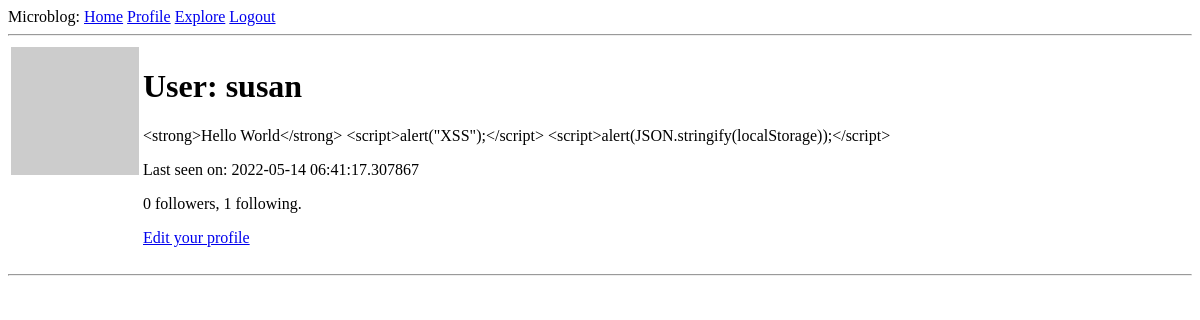
Before: /user/susan (signed in) with the older database file.
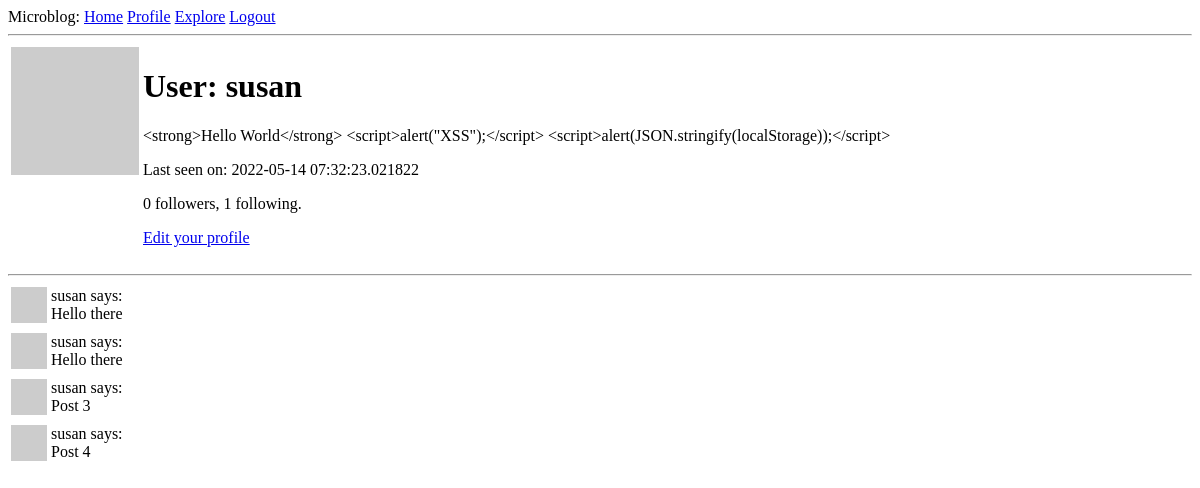
After: the same page with the newer database file.
### app/models.py (models this page shows, shortened)
class User(UserMixin, db.Model):
    id = db.Column(db.Integer, primary_key=True)
    username = db.Column(db.String(64), index=True, unique=True)
    email = db.Column(db.String(120), index=True, unique=True)
    password_hash = db.Column(db.String(128))
    about_me = db.Column(db.String(140))
    last_seen = db.Column(db.DateTime, default=datetime.utcnow)
    followed = db.relationship(
        'User',
        secondary=followers,
        primaryjoin=(followers.c.follower_id == id),
        secondaryjoin=(followers.c.followed_id == id),
        backref=db.backref('followers', lazy='dynamic'),
        lazy='dynamic'
    )
    posts = db.relationship('Post', backref='author', lazy='dynamic')
    def avatar(self, size):
        digest = md5(self.email.lower().encode('utf-8')).hexdigest()
        return 'https://www.gravatar.com/avatar/{}?d=identicon&s={}'.format(
            digest, size)

class Post(db.Model):
    id = db.Column(db.Integer, primary_key=True)
    body = db.Column(db.String(140))
    timestamp = db.Column(db.DateTime, index=True, default=datetime.utcnow)
    user_id = db.Column(db.Integer, db.ForeignKey('user.id'))

### app/routes.py (the view)
@app.route('/user/<username>')
@login_required
def user(username):
    user = User.query.filter_by(username=username).first_or_404()
    page = request.args.get('page', 1, type=int)
    posts = user.posts.paginate(
        page, app.config['POSTS_PER_PAGE'], false
    )
    next_url = url_for('user', page=posts.next_num) \
        if posts.has_next else None
    prev_url = url_for('user', page=posts.prev_num) \
        if posts.has_prev else None
    form = EmptyForm()
    return render_template('user.html',
                           user=user,
                           posts=posts.items,
                           form=form,
                           next_url=next_url,
                           prev_url=prev_url)

### app/models.py (called while the page is built)
@login.user_loader
def load_user(id):
    return User.query.get(int(id))

### app/routes.py (called while the page is built)
@app.before_request
def before_request():
    if current_user.is_authenticated:
        current_user.last_seen = datetime.utcnow()
        db.session.commit()

### app/templates/user.html (shortened to what this page needs)
{% extends "base.html" %}
{% block content %}
    <table>
        <tr valign="top">
            <td>
                <img src="{{ user.avatar(128) }}"
                     alt="{{ user.username }}'s avatar"
                     height=128
                     width=128/>
            </td>
            <td>
                <h1>User: {{ user.username }}</h1>
                {% if user.about_me %}
                    <p>{{ user.about_me }}</p>
                {% endif %}
                {% if user.last_seen %}
                    <p>Last seen on: {{ user.last_seen }}</p>
                {% endif %}
                <p>{{ user.followers.count() }} followers, {{ user.followed.count() }} following.</p>
                {% if user == current_user %}
                    <p><a href="{{ url_for('edit_profile') }}">Edit your profile</a></p>
                {% endif %}
            </td>
        </tr>
    </table>
    <hr />
    {% for post in posts %}
        {% include "_post.html" %}
    {% endfor %}
{% endblock content %}

### app/templates/base.html (shortened to what this page needs)
<!DOCTYPE html>
<html lang="en">
    <head>
        <link rel="stylesheet" type="text/css" href={{ url_for('static', filename='styles/base.css') }} />
    </head>
    <body>
        <nav>
            Microblog:
            <a href="{{ url_for('index') }}">Home</a>
            {% if current_user.is_anonymous %}
            <a href="{{ url_for('login') }}">Login</a>
            {% else %}
            <a href="{{ url_for('user', username=current_user.username) }}">Profile</a>
            <a href="{{ url_for('explore') }}">Explore</a>
            <a href="{{ url_for('logout') }}">Logout</a>
            {% endif %}
        </nav>
        <hr />
        {% block content %}
        {% endblock content %}
    </body>
</html>

### app/templates/_post.html
<table>
    <tr valign="top">
        <td>
            <img src="{{ post.author.avatar(36) }}"
                 alt="{{ post.author.username }}'s avatar"
                 height=36
                 width=36 />
        </td>
        <td>
            {{ post.author.username }} says:
            <br />
            {{ post.body }}
        </td>
    </tr>
</table>

Changed rows visible on the page:
changed User "susan": last_seen "2022-05-14 06:41:17.307867" → "2022-05-14 07:32:23.021822"
added Post: author.username "susan", body "Hello there"
added Post: author.username "susan", body "Hello there"
added Post: author.username "susan", body "Post 3"
added Post: author.username "susan", body "Post 4"
